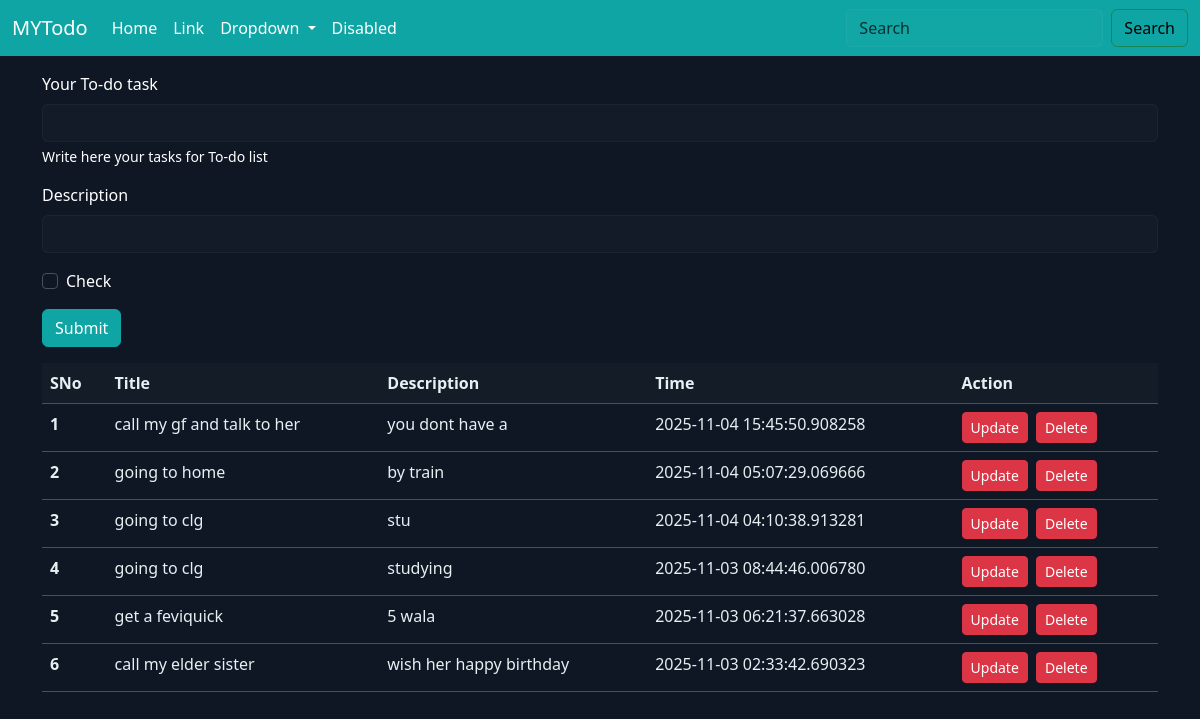
The page / on the database its author committed.
### app.py (models this page shows, shortened)
class Todo(db.Model):
    sno = db.Column(db.Integer, primary_key=True)
    title = db.Column(db.String(200), nullable=False)
    desc = db.Column(db.String(500), nullable=False)
    date_created = db.Column(db.DateTime, default=datetime.utcnow)

### app.py (the view, shortened to what this page needs)
@app.route('/', methods=['GET', 'POST'])
def hello_world():
    todos = Todo.query.order_by(Todo.date_created.desc()).all()
    return render_template('index.html', alltodo=todos)

### templates/index.html (shortened to what this page needs)
<!doctype html>
<html lang="en" data-bs-theme="dark">
  <head>
    <link href="https://cdn.jsdelivr.net/npm/bootstrap@5.3.2/dist/css/bootstrap.min.css" rel="stylesheet">
    <link rel="stylesheet" href="{{ url_for('static', filename='style.css') }}">
  </head>
  <body>
    <nav class="navbar navbar-expand-lg bg-body-tertiary">
  <div class="container-fluid">
    <a class="navbar-brand" href="/">MYTodo</a>
    <div class="collapse navbar-collapse" id="navbarSupportedContent">
      <ul class="navbar-nav me-auto mb-2 mb-lg-0">
        <li class="nav-item">
          <a class="nav-link active" aria-current="page" href="#">Home</a>
        </li>
        <li class="nav-item">
          <a class="nav-link" href="#">Link</a>
        </li>
        <li class="nav-item dropdown">
          <a class="nav-link dropdown-toggle" href="#" role="button" data-bs-toggle="dropdown" aria-expanded="false">
            Dropdown
          </a>
        </li>
        <li class="nav-item">
          <a class="nav-link disabled" aria-disabled="true">Disabled</a>
        </li>
      </ul>
      <form class="d-flex" role="search">
        <input class="form-control me-2" type="search" placeholder="Search" aria-label="Search"/>
        <button class="btn btn-outline-success" type="submit">Search</button>
      </form>
    </div>
  </div>
</nav>
    <div class="container my-3">
      <form method="post">
        <div class="mb-3">
          <label for="title" class="form-label">Your To-do task</label>
    <input type="text" name="title" class="form-control" id="title" aria-describedby="emailHelp">
    <div id="text" class="form-text">Write here your tasks for To-do list</div>
  </div>
  <div class="mb-3">
    <label for="desc" class="form-label">Description</label>
    <input type="text" name="desc" class="form-control" id="desc">
  </div>
  <div class="mb-3 form-check">
    <input type="checkbox" class="form-check-input" id="exampleCheck1">
    <label class="form-check-label" for="exampleCheck1">Check</label>
  </div>
  <button type="submit" class="btn btn-primary">Submit</button>
</form></div>
<div class="container my-3">
  <table class="table">
    <thead>
      <tr>
        <th scope="col">SNo</th>
        <th scope="col">Title</th>
        <th scope="col">Description</th>
        <th scope="col">Time</th>
        <th scope="col">Action</th>
      </tr>
    </thead>
    <tbody>
    {% for todo in alltodo %}
      <tr>
        <th scope="row">{{ loop.index }}</th>
        <td>{{ todo.title }}</td>
        <td>{{ todo.desc }}</td>
        <td>{{ todo.date_created }}</td>
        <td>
          <a href="{{ url_for('update', sno=todo.sno) }}" class="btn btn-sm btn-danger me-1">Update</a>
          <a href="{{ url_for('delete', sno=todo.sno) }}" class="btn btn-sm btn-danger" onclick="return confirm('Delete this todo?')">Delete</a>
        </td>
      </tr>
    {% else %}
      <tr>
        <td colspan="5" class="text-center">No todos yet.</td>
      </tr>
    {% endfor %}
    </tbody>
  </table>
</div>
  </body>
</html>

### static/style.css (style rules this page uses)
:root { --accent: #0ea5a4; --bg: #0f1724; --surface: #0b2233; --text: #e6f0f2; --muted: #94a3b8; --danger: #dc3545; }
[data-bs-theme="dark"] { --bs-body-color: var(--text); --bs-body-bg: var(--bg); --bs-navbar-color: var(--text); --bs-primary-text-emphasis: var(--text); --bs-primary-bg-subtle: var(--surface); --accent-color: var(--accent); }
body { background-color: var(--bs-body-bg); color: var(--bs-body-color); font-family: system-ui, -apple-system, "Segoe UI", Roboto, "Helvetica Neue", Arial; }
.navbar { background-color: var(--accent-color) !important; }
.navbar, .navbar .navbar-brand, .navbar .nav-link { color: #fff !important; }
.table { color: var(--bs-body-color); }
.table th, .table td { color: var(--bs-body-color) !important; }
.table thead th { background-color: rgba(255,255,255,0.02); }
.form-label, .form-text, .form-check-label { color: var(--bs-body-color) !important; }
.form-control { color: var(--bs-body-color) !important; background-color: rgba(255,255,255,0.02) !important; border-color: rgba(255,255,255,0.06) !important; }
.form-control::placeholder { color: var(--muted) !important; opacity: 0.9; }
.btn-primary, .btn.btn-primary { background-color: var(--accent-color) !important; border-color: var(--accent-color) !important; color: #fff !important; }
.btn-danger, .btn.btn-danger { color: #fff !important; }
.container a { color: var(--accent-color); }
.table a.btn { color: #fff !important; }
.form-label, .form-text, .form-check-label { color: #ffffff !important; }
.form-control { color: #f3f2f2 !important; background-color: transparent; }
.form-control::placeholder { color: #000 !important; opacity: 0.7; }
.btn { color: #000 !important; }

### rows shown on the page
Todo: title "call my gf and talk to her", desc "you dont have a", date_created "2025-11-04 15:45:50.908258"
Todo: title "going to home", desc "by train", date_created "2025-11-04 05:07:29.069666"
Todo: title "going to clg", desc "stu", date_created "2025-11-04 04:10:38.913281"
Todo: title "going to clg", desc "studying", date_created "2025-11-03 08:44:46.006780"
Todo: title "get a feviquick", desc "5 wala", date_created "2025-11-03 06:21:37.663028"
Todo: title "call my elder sister", desc "wish her happy birthday", date_created "2025-11-03 02:33:42.690323"
